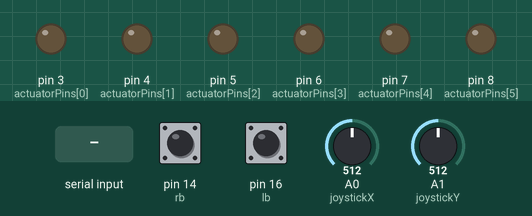
This sketch was run on a simulated Arduino Leonardo, built with avr-gcc and run on an emulated ATmega32U4. On the bench: output pins drawn as LEDs (lit = HIGH). The inputs (shaded band) are chosen by the test bench; at power-on: pin 14 (rb) HIGH, pin 16 (lb) HIGH, A0 (joystickX) = 512, A1 (joystickY) = 512. USB keyboard and mouse output is not drawn.

Above: at 1.2 s.
1.3 s: "reset\n" received over Serial
At 1.55 s:
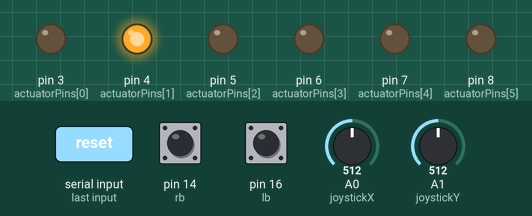
At 1.95 s:
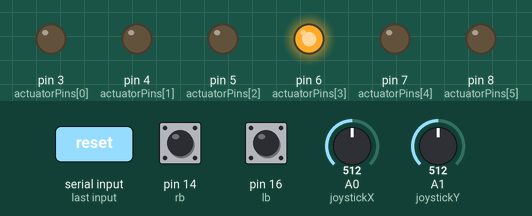
Timing chart, 0 to 4.3 s (numbered marks = the images above; inputs shaded):
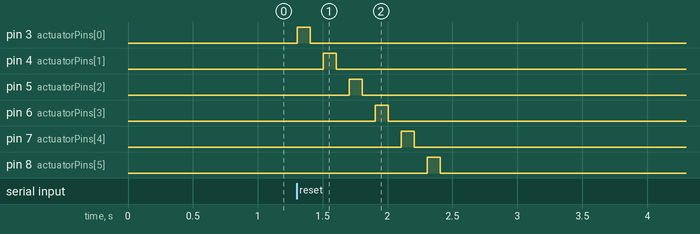

The sketch:

mouse_braile.ino
```cpp
#include <Mouse.h>

const int actuatorPins[6] = {3, 4, 5, 6, 7, 8};
const int joystickX = A0;
const int joystickY = A1;
const int lb = 16;
const int rb = 14;
int threshold = 10;

void setup() {
  Serial.begin(9600);
  Mouse.begin();

  for (int i = 0; i < 6; i++) {
    pinMode(actuatorPins[i], OUTPUT);
    digitalWrite(actuatorPins[i], LOW);
  }

  pinMode(lb, INPUT_PULLUP);
  pinMode(rb, INPUT_PULLUP);
}

void loop() {
  // 점자 출력
  if (Serial.available()) {
    String line = Serial.readStringUntil('\n');
    line.trim();

    if (line == "reset") {
      for (int i = 0; i < 6; i++) {
        digitalWrite(actuatorPins[i], HIGH);
        delay(100);
        digitalWrite(actuatorPins[i], LOW);
        delay(100);
      }
    } else if (line.length() == 6) {
      for (int i = 0; i < 6; i++) {
        digitalWrite(actuatorPins[i], line.charAt(i) == '1' ? HIGH : LOW);
      }
    }
  }

  // 마우스 제어
  int x = analogRead(joystickX) - 512;
  int y = analogRead(joystickY) - 512;

  int moveX = abs(x) > threshold ? x / 50 : 0;
  int moveY = abs(y) > threshold ? y / 50 : 0;

  if (moveX != 0 || moveY != 0) {
    Mouse.move(moveX, -moveY);
  }

  if (!digitalRead(lb)) {
    Mouse.press(MOUSE_LEFT);
  } else {
    Mouse.release(MOUSE_LEFT);
  }

  if (!digitalRead(rb)) {
    Mouse.press(MOUSE_RIGHT);
  } else {
    Mouse.release(MOUSE_RIGHT);
  }

  delay(10);
}
```

Measured:
- after the input at 1.3 s, pin 3 (actuatorPins[0]): LOW → HIGH at once, → LOW 0.10 s later; pin 4 (actuatorPins[1]): LOW → HIGH after 0.20 s, → LOW 0.10 s later
